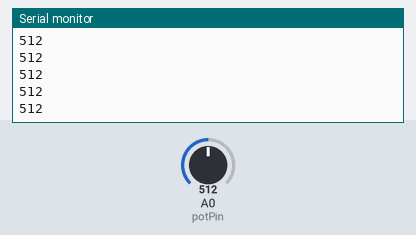
Recording of a sketch running on a simulated Arduino Uno, built with avr-gcc and run on an emulated ATmega328P. Shown: the last lines printed to the serial monitor. The test bench sets the inputs (shaded band); at power-on: A0 (potPin) = 512.

Above: at 1.2 s.
1.3 s: A0 (potPin) set to 716
At 2.3 s:
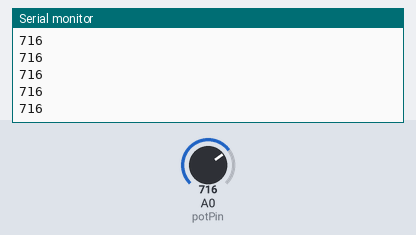
2.8 s: A0 (potPin) set to 900
At 3.7 s:
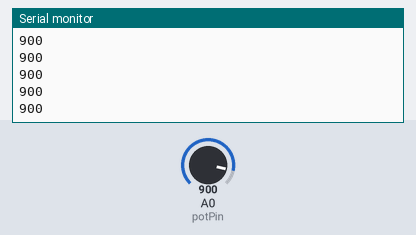
Timing chart, 0 to 5.8 s (numbered marks = the images above; inputs shaded):
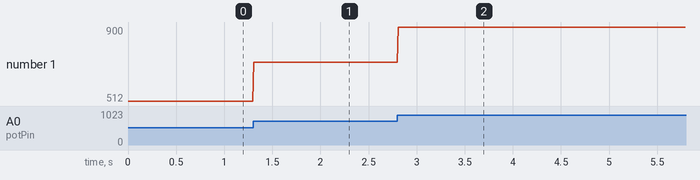

The sketch:

Opp2a.ino
```cpp
// Lagre hvilken pin som er input fra pot meter
const int potPin = A0;

// Lage en verdi som vi kan lagre input fra analog read
int value = 0;

void setup() {
  // Starte serial med baud 9600
  Serial.begin(9600);
}

void loop() {
  // lagre input til value
  value = analogRead(potPin);

  // sende verdien til serial, med linjeskift
  Serial.println(value);

  // en liten delay, alltid kjekt å ha
  delay(10);
}
```

Measured:
- after the input at 1.3 s, the serial monitor: prints a new line at once (image 1)
- after the input at 2.8 s, the serial monitor: prints a new line at once (image 2)
- plotted number 1: 512 → 716 after the input at 1.3 s, 716 → 900 after the input at 2.8 s
